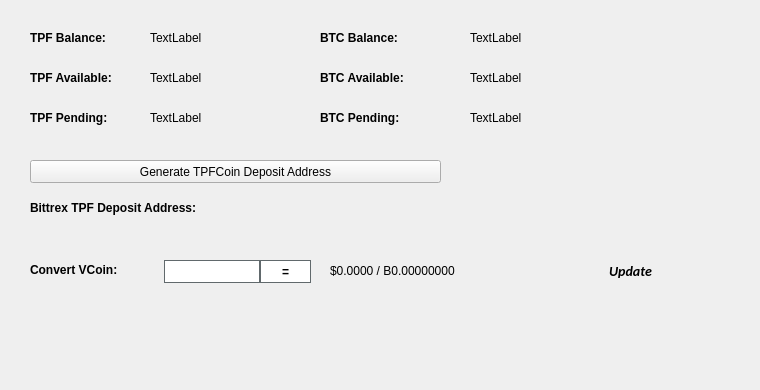
   <widget class="QWidget" name="BalanceTab">
    <attribute name="title">
     <string>Balance</string>
    </attribute>
    <widget class="QLabel" name="BitcoinBalanceLabel">
     <property name="geometry">
      <rect>
       <x>470</x>
       <y>30</y>
       <width>150</width>
       <height>16</height>
      </rect>
     </property>
     <property name="text">
      <string>TextLabel</string>
     </property>
    </widget>
    <widget class="QLabel" name="TPFBalanceLabel">
     <property name="geometry">
      <rect>
       <x>150</x>
       <y>30</y>
       <width>150</width>
       <height>16</height>
      </rect>
     </property>
     <property name="text">
      <string>TextLabel</string>
     </property>
    </widget>
    <widget class="QLabel" name="label_11">
     <property name="geometry">
      <rect>
       <x>30</x>
       <y>30</y>
       <width>101</width>
       <height>16</height>
      </rect>
     </property>
     <property name="font">
      <font>
       <weight>75</weight>
       <bold>true</bold>
      </font>
     </property>
     <property name="text">
      <string>TPF Balance:</string>
     </property>
    </widget>
    <widget class="QLabel" name="label_12">
     <property name="geometry">
      <rect>
       <x>320</x>
       <y>30</y>
       <width>101</width>
       <height>16</height>
      </rect>
     </property>
     <property name="font">
      <font>
       <weight>75</weight>
       <bold>true</bold>
      </font>
     </property>
     <property name="text">
      <string>BTC Balance:</string>
     </property>
    </widget>
    <widget class="QLabel" name="TPFAvailableLabel_2">
     <property name="geometry">
      <rect>
       <x>150</x>
       <y>70</y>
       <width>150</width>
       <height>16</height>
      </rect>
     </property>
     <property name="text">
      <string>TextLabel</string>
     </property>
    </widget>
    <widget class="QLabel" name="label_13">
     <property name="geometry">
      <rect>
       <x>30</x>
       <y>70</y>
       <width>111</width>
       <height>16</height>
      </rect>
     </property>
     <property name="font">
      <font>
       <weight>75</weight>
       <bold>true</bold>
      </font>
     </property>
     <property name="text">
      <string>TPF Available:</string>
     </property>
    </widget>
    <widget class="QLabel" name="label_14">
     <property name="geometry">
      <rect>
       <x>30</x>
       <y>110</y>
       <width>101</width>
       <height>16</height>
      </rect>
     </property>
     <property name="font">
      <font>
       <weight>75</weight>
       <bold>true</bold>
      </font>
     </property>
     <property name="text">
      <string>TPF Pending:</string>
     </property>
    </widget>
    <widget class="QLabel" name="TPFPendingLabel">
     <property name="geometry">
      <rect>
       <x>150</x>
       <y>110</y>
       <width>150</width>
       <height>16</height>
      </rect>
     </property>
     <property name="text">
      <string>TextLabel</string>
     </property>
    </widget>
    <widget class="QLabel" name="label_15">
     <property name="geometry">
      <rect>
       <x>320</x>
       <y>70</y>
       <width>111</width>
       <height>16</height>
      </rect>
     </property>
     <property name="font">
      <font>
       <weight>75</weight>
       <bold>true</bold>
      </font>
     </property>
     <property name="text">
      <string>BTC Available:</string>
     </property>
    </widget>
    <widget class="QLabel" name="BitcoinAvailableLabel">
     <property name="geometry">
      <rect>
       <x>470</x>
       <y>70</y>
       <width>150</width>
       <height>16</height>
      </rect>
     </property>
     <property name="text">
      <string>TextLabel</string>
     </property>
    </widget>
    <widget class="QLabel" name="label_31">
     <property name="geometry">
      <rect>
       <x>320</x>
       <y>110</y>
       <width>111</width>
       <height>16</height>
      </rect>
     </property>
     <property name="font">
      <font>
       <weight>75</weight>
       <bold>true</bold>
      </font>
     </property>
     <property name="text">
      <string>BTC Pending:</string>
     </property>
    </widget>
    <widget class="QLabel" name="BitcoinPendingLabel">
     <property name="geometry">
      <rect>
       <x>470</x>
       <y>110</y>
       <width>150</width>
       <height>16</height>
      </rect>
     </property>
     <property name="text">
      <string>TextLabel</string>
     </property>
    </widget>
    <widget class="QLabel" name="label_33">
     <property name="geometry">
      <rect>
       <x>30</x>
       <y>200</y>
       <width>221</width>
       <height>16</height>
      </rect>
     </property>
     <property name="font">
      <font>
       <weight>75</weight>
       <bold>true</bold>
      </font>
     </property>
     <property name="text">
      <string>Bittrex TPF Deposit Address:</string>
     </property>
    </widget>
    <widget class="QPushButton" name="GenDepositBTN">
     <property name="geometry">
      <rect>
       <x>30</x>
       <y>160</y>
       <width>411</width>
       <height>23</height>
      </rect>
     </property>
     <property name="text">
      <string>Generate TPFCoin Deposit Address</string>
     </property>
     <property name="icon">
      <iconset resource="../tpfcoin.qrc">
       <normaloff>:/icons/bitcoin</normaloff>:/icons/bitcoin</iconset>
     </property>
    </widget>
    <widget class="QLabel" name="DepositAddressLabel">
     <property name="geometry">
      <rect>
       <x>200</x>
       <y>200</y>
       <width>261</width>
       <height>16</height>
      </rect>
     </property>
     <property name="palette">
      <palette>
       <active>
        <colorrole role="WindowText">
         <brush brushstyle="SolidPattern">
          <color alpha="255">
           <red>0</red>
           <green>0</green>
           <blue>0</blue>
          </color>
         </brush>
        </colorrole>
        <colorrole role="Text">
         <brush brushstyle="SolidPattern">
          <color alpha="255">
           <red>0</red>
           <green>0</green>
           <blue>255</blue>
          </color>
         </brush>
        </colorrole>
       </active>
       <inactive>
        <colorrole role="WindowText">
         <brush brushstyle="SolidPattern">
          <color alpha="255">
           <red>0</red>
           <green>0</green>
           <blue>0</blue>
          </color>
         </brush>
        </colorrole>
        <colorrole role="Text">
         <brush brushstyle="SolidPattern">
          <color alpha="255">
           <red>0</red>
           <green>0</green>
           <blue>255</blue>
          </color>
         </brush>
        </colorrole>
       </inactive>
       <disabled>
        <colorrole role="WindowText">
         <brush brushstyle="SolidPattern">
          <color alpha="255">
           <red>120</red>
           <green>120</green>
           <blue>120</blue>
          </color>
         </brush>
        </colorrole>
        <colorrole role="Text">
         <brush brushstyle="SolidPattern">
          <color alpha="255">
           <red>120</red>
           <green>120</green>
           <blue>120</blue>
          </color>
         </brush>
        </colorrole>
       </disabled>
      </palette>
     </property>
     <property name="font">
      <font>
       <weight>75</weight>
       <bold>true</bold>
      </font>
     </property>
     <property name="text">
      <string/>
     </property>
     <property name="alignment">
      <set>Qt::AlignRight|Qt::AlignTrailing|Qt::AlignVCenter</set>
     </property>
     <property name="textInteractionFlags">
      <set>Qt::LinksAccessibleByMouse|Qt::TextSelectableByKeyboard|Qt::TextSelectableByMouse</set>
     </property>
    </widget>
    <widget class="QLabel" name="label_8">
     <property name="geometry">
      <rect>
       <x>460</x>
       <y>300</y>
       <width>281</width>
       <height>81</height>
      </rect>
     </property>
     <property name="text">
      <string/>
     </property>
     <property name="pixmap">
      <pixmap>:/images/bittrex</pixmap>
     </property>
    </widget>
    <widget class="QWidget" name="widgetConversion" native="true">
     <property name="geometry">
      <rect>
       <x>0</x>
       <y>250</y>
       <width>751</width>
       <height>43</height>
      </rect>
     </property>
     <property name="minimumSize">
      <size>
       <width>0</width>
       <height>43</height>
      </size>
     </property>
     <property name="styleSheet">
      <string notr="true"/>
     </property>
     <widget class="QPushButton" name="btnUpdateMarketData">
      <property name="geometry">
       <rect>
        <x>575</x>
        <y>0</y>
        <width>111</width>
        <height>41</height>
       </rect>
      </property>
      <property name="sizePolicy">
       <sizepolicy hsizetype="Expanding" vsizetype="Expanding">
        <horstretch>0</horstretch>
        <verstretch>0</verstretch>
       </sizepolicy>
      </property>
      <property name="font">
       <font>
        <family>calibri</family>
        <pointsize>-1</pointsize>
        <weight>75</weight>
        <italic>true</italic>
        <bold>true</bold>
       </font>
      </property>
      <property name="styleSheet">
       <string notr="true">margin:0px;text-align:center;padding:2px;border-radius:3px;font-style:italic;width:100px;font-size:14px;font-family:calibri;font-weight:600;</string>
      </property>
      <property name="text">
       <string>Update</string>
      </property>
      <property name="iconSize">
       <size>
        <width>150</width>
        <height>35</height>
       </size>
      </property>
      <property name="autoDefault">
       <bool>true</bool>
      </property>
      <property name="default">
       <bool>true</bool>
      </property>
     </widget>
     <widget class="QLabel" name="lblConvertVCoin">
      <property name="geometry">
       <rect>
        <x>30</x>
        <y>10</y>
        <width>131</width>
        <height>20</height>
       </rect>
      </property>
      <property name="styleSheet">
       <string notr="true"/>
      </property>
      <property name="text">
       <string>&lt;html&gt;&lt;head/&gt;&lt;body&gt;&lt;p&gt;&lt;span style=&quot; font-weight:600;&quot;&gt;Convert VCoin:&lt;/span&gt;&lt;/p&gt;&lt;/body&gt;&lt;/html&gt;</string>
      </property>
     </widget>
     <widget class="QLineEdit" name="txtConvertVCoinQty">
      <property name="geometry">
       <rect>
        <x>160</x>
        <y>10</y>
        <width>100</width>
        <height>23</height>
       </rect>
      </property>
      <property name="minimumSize">
       <size>
        <width>100</width>
        <height>23</height>
       </size>
      </property>
      <property name="maximumSize">
       <size>
        <width>100</width>
        <height>16777215</height>
       </size>
      </property>
      <property name="styleSheet">
       <string notr="true">border: 1px solid #61696c;margin-left:4px;</string>
      </property>
     </widget>
     <widget class="QPushButton" name="btnConvertTPFCoin">
      <property name="geometry">
       <rect>
        <x>260</x>
        <y>10</y>
        <width>51</width>
        <height>23</height>
       </rect>
      </property>
      <property name="minimumSize">
       <size>
        <width>0</width>
        <height>23</height>
       </size>
      </property>
      <property name="styleSheet">
       <string notr="true">border:1px solid #61696c;background:white;font-weight:600;</string>
      </property>
      <property name="text">
       <string>=</string>
      </property>
     </widget>
     <widget class="QLabel" name="lblConvertVCoinResults">
      <property name="geometry">
       <rect>
        <x>330</x>
        <y>0</y>
        <width>201</width>
        <height>41</height>
       </rect>
      </property>
      <property name="styleSheet">
       <string notr="true"/>
      </property>
      <property name="text">
       <string>$0.0000 / B0.00000000</string>
      </property>
     </widget>
     <widget class="QLabel" name="iconOverviewUpdateWait">
      <property name="geometry">
       <rect>
        <x>670</x>
        <y>10</y>
        <width>24</width>
        <height>24</height>
       </rect>
      </property>
      <property name="text">
       <string/>
      </property>
      <property name="pixmap">
       <pixmap resource="../tpfcoin.qrc">:/icons/transaction_1</pixmap>
      </property>
      <property name="scaledContents">
       <bool>true</bool>
      </property>
      <property name="alignment">
       <set>Qt::AlignCenter</set>
      </property>
     </widget>
    </widget>
   </widget>
